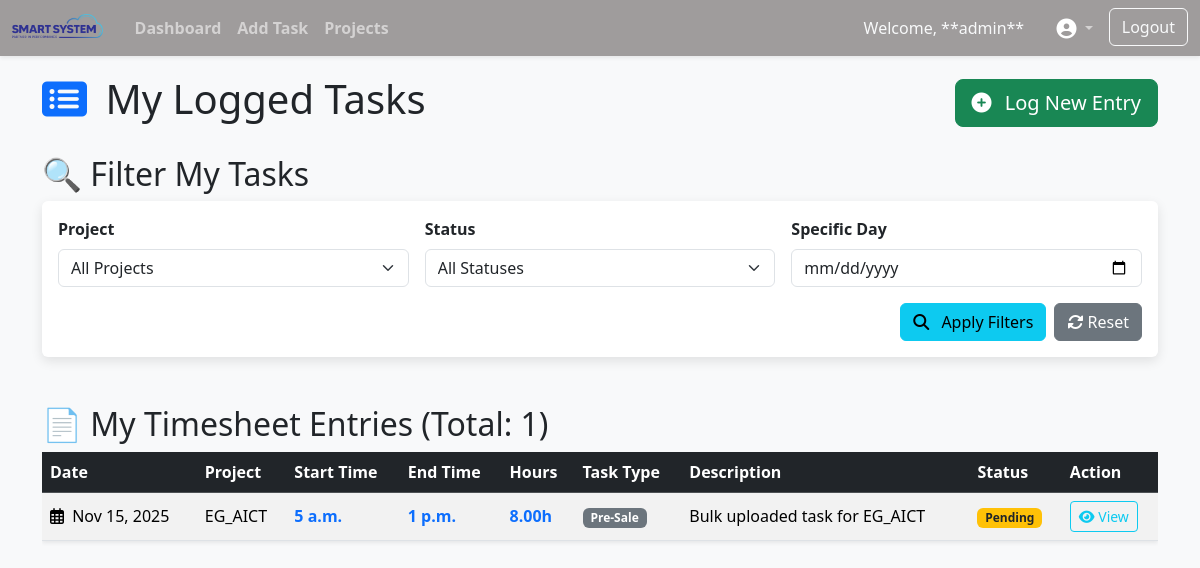
Screenshot of /timesheet_entries/66/ (signed in) with the database file from the repository.
### app/models.py (models this page shows, shortened)
class CustomUser(AbstractBaseUser, PermissionsMixin):
    ROLE_CHOICES = [
        ('admin', 'Administrator'),
        ('developer', 'Developer'),
        ('sales', 'Sales'),
        ('ceo', 'CEO '),
        ('project-manager', 'Project Manager'),
        ('leader', 'Leader'),
        ('top-manager', 'Top Manager'),
        ('delivery-manager', 'Delivery Manager'),
        ('engineer', 'Engineer'),
    ]
    username = models.CharField(max_length=150, unique=True)
    role = models.CharField(max_length=20, choices=ROLE_CHOICES)
    is_active = models.BooleanField(default=True)
    is_staff = models.BooleanField(default=False)
    full_name = models.CharField( max_length=220, default='User')
    team = models.ForeignKey(Team, on_delete=models.SET_NULL,
                              null=True, blank=True, related_name="employees")
    objects = CustomUserManager()
    date_joined = models.DateTimeField(auto_now_add=True)
    email = models.EmailField(null=True, blank=True)
    USERNAME_FIELD = 'username'
    REQUIRED_FIELDS = ['role']
    class Meta:
        ordering = ('-date_joined',)

class TimesheetEntry(models.Model):
    STATUS_CHOICES = [
        ('Inprogress', 'In Progress'),
        ('APPROVED', 'Approved'),
        ('REJECTED', 'Rejected'),
        ('COMPLETED', 'Completed'),
        ('DRAFT', 'Draft'),
    ]
    task_type = models.CharField(max_length=20,
        choices=(("Delivery","Delivery"), ("Pre-Sale", "Pre-Sale"), ("study", "Study / Training")), default="Delivery")
    user = models.ForeignKey(
        CustomUser,
        on_delete=models.CASCADE,
        related_name='timesheets',
        verbose_name="Assigned By/User"
    )
    project = models.ForeignKey(
        Project,
        on_delete=models.PROTECT,
        related_name='entries'
    )
    task_description = models.TextField()
    hours = models.DecimalField(
        max_digits=5,
        decimal_places=2,
        validators=[MinValueValidator(0.01)],
        help_text="Hours must be greater than zero."
    )
    work_date = models.DateField()
    status = models.CharField(
        max_length=10,
        choices=STATUS_CHOICES,
        default='Inprogress'
    )
    time_sheet = models.ForeignKey(Timesheet, on_delete=models.CASCADE,
                                    null=True, related_name='tasks')
    created_at = models.DateTimeField(auto_now_add=True)
    updated_at = models.DateTimeField(auto_now=True)
    is_scheduled = models.BooleanField(default=False)
    time_start = models.TimeField(null=True, blank=True)
    time_end = models.TimeField(null=True, blank=True)
    class Meta:
        ordering = ['-work_date', '-created_at']
        verbose_name = "Timesheet Entry"
        verbose_name_plural = "Timesheet Entries"

class Project(models.Model):
    name = models.CharField(max_length=150, unique=True)
    description = models.TextField(blank=True)
    is_active = models.BooleanField(default=True)
    is_public = models.BooleanField(default=False)
    created_by = models.ForeignKey(CustomUser, on_delete=models.PROTECT, null=True, blank=True)
    created_at = models.DateTimeField(auto_now_add=True)
    class Meta:
        ordering = ['name']
        verbose_name_plural = "Projects"

### app/views.py (the view)
# urls.py: path('timesheet_entries/<int:pk>/', views.timesheet_entries, name='timesheet_entries'),
@login_required
def timesheet_entries(request, pk):
    timesheet = models.Timesheet.objects.get(pk=pk)
    current_user = timesheet.user
    queryset = timesheet.tasks.filter(is_scheduled=False).select_related('project')
    filters = Q()
    project_pk = request.GET.get('project_pk')
    if project_pk:
        filters &= Q(project__pk=project_pk)
    status = request.GET.get('status')
    if status:
        filters &= Q(status=status)
    work_date_str = request.GET.get('work_date')
    if work_date_str:
        try:
            work_date = datetime.strptime(work_date_str, '%Y-%m-%d').date()
            filters &= Q(work_date=work_date)
        except ValueError:
            pass
    queryset = queryset.filter(filters).order_by('-work_date', '-created_at')
    user_projects = models.Project.objects.filter(
        entries__user=current_user
    ).distinct().order_by('name')
    paginator = Paginator(queryset, 20)
    page_number = request.GET.get('page', 1)
    try:
        page_obj = paginator.page(page_number)
    except PageNotAnInteger:
        page_obj = paginator.page(1)
    except EmptyPage:
        page_obj = paginator.page(paginator.num_pages)
    context = {
        'page_obj': page_obj,
        'user_projects': user_projects,
        'status_choices': models.TimesheetEntry.STATUS_CHOICES,
    }
    return render(request, 'mytime_sheets.html', context)

### templates/mytime_sheets.html (shortened to what this page needs)
{% extends 'base.html' %}
{% load static %}
{% block content %}
<div class="d-flex justify-content-between align-items-center mb-4 animate__animated animate__fadeInDown">
    <h1><i class="fas fa-list-alt me-2 text-primary"></i> My Logged Tasks</h1>
    <a href="{% url 'add_timesheet' %}" class="btn btn-success btn-lg">
        <i class="fas fa-plus-circle me-2"></i> Log New Entry
    </a>
</div>
<h2>🔍 Filter My Tasks</h2>
<div class="card shadow-sm mb-5 animate__animated animate__fadeIn">
    <div class="card-body">
        <form method="GET" class="row g-3">
            <div class="col-md-4 col-sm-6">
                <label for="filter_project" class="form-label fw-bold">Project</label>
                <select class="form-select" id="filter_project" name="project_pk">
                    <option value="">All Projects</option>
                </select>
            </div>
            <div class="col-md-4 col-sm-6">
                <label for="filter_status" class="form-label fw-bold">Status</label>
                <select class="form-select" id="filter_status" name="status">
                    <option value="">All Statuses</option>
                </select>
            </div>
            <div class="col-md-4 col-sm-6">
                <label for="filter_date" class="form-label fw-bold">Specific Day</label>
                <input type="date" class="form-control" id="filter_date" name="work_date" value="{{ request.GET.work_date }}">
            </div>
            <div class="col-12 d-flex align-items-end justify-content-end">
                <button type="submit" class="btn btn-info me-2"><i class="fas fa-search me-2"></i> Apply Filters</button>
                <a href="." class="btn btn-secondary"><i class="fas fa-sync-alt"></i> Reset</a>
            </div>
        </form>
    </div>
</div>
<h2>📄 My Timesheet Entries (Total: {{ page_obj.paginator.count }})</h2>
<div class="table-responsive animate__animated animate__fadeInUp">
    <table class="table table-hover table-striped shadow-sm align-middle">
        <thead class="table-dark">
            <tr>
                <th>Date</th>
                <th>Project</th>
                <th>Start Time</th>
                <th>End Time</th>
                <th>Hours</th>
                <th>Task Type</th>
                <th>Description</th>
                <th>Status</th>
                <th>Action</th>
            </tr>
        </thead>
        <tbody>
            {% for entry in page_obj.object_list %}
            <tr>
                <td><i class="far fa-calendar-alt me-1"></i> {{ entry.work_date|date:"M d, Y" }}</td>
                <td>{{ entry.project.name }}</td>
                 <td class="fw-bold text-primary">{{ entry.time_start }}</td>
                <td class="fw-bold text-primary">{{ entry.time_end }}</td>
                <td class="fw-bold text-primary">{{ entry.hours }}h</td>
                <td>
                    {% if entry.task_type == 'Delivery' %}
                        <span class="badge bg-primary">{{ entry.task_type }}</span>
                    {% else %}
                        <span class="badge bg-secondary">{{ entry.task_type }}</span>
                    {% endif %}
                </td>
                <td>{{ entry.task_description|truncatechars:50 }}</td>
                <td>
                    {% if entry.status == 'APPROVED' %}
                        <span class="badge bg-success">Approved</span>
                    {% elif entry.status == 'REJECTED' %}
                        <span class="badge bg-danger">Rejected</span>
                    {% elif entry.status == 'Inprogress' or entry.status == 'PENDING' %}
                        <span class="badge bg-warning text-dark">Pending</span>
                    {% else %}
                        <span class="badge bg-secondary">{{ entry.status|title }}</span>
                    {% endif %}
                </td>
                <td>
                    <button type="button" class="btn btn-sm btn-outline-info"
                            onclick="console.log('View entry detail for {{ entry.pk }}')">
                            <i class="fas fa-eye"></i> View
                    </button>
                </td>
            </tr>
            {% empty %}
            <tr>
                <td colspan="7" class="text-center text-muted py-4">You have not logged any tasks yet.</td>
            </tr>
            {% endfor %}
        </tbody>
    </table>
</div>
{% endblock %}

### templates/base.html (shortened to what this page needs)
{% load static %}
<!DOCTYPE html>
<html lang="en">
<head>
<link href="https://cdn.jsdelivr.net/npm/bootstrap@5.3.2/dist/css/bootstrap.min.css" rel="stylesheet">
<link rel="stylesheet" href="https://cdnjs.cloudflare.com/ajax/libs/font-awesome/6.5.1/css/all.min.css">
<link rel="stylesheet" href="{% static 'css/style.css' %}">
<link rel="stylesheet" href="https://cdnjs.cloudflare.com/ajax/libs/animate.css/4.1.1/animate.min.css"/>
</head>
<body>
<nav class="navbar navbar-expand-lg navbar-dark bg-primary shadow-sm fixed-top" style="z-index: 1030;">
<div class="container-fluid">
<a class="navbar-brand" href="{% url 'home' %}">
<img src="{% static 'img/Smart-System-Logo.webp' %}" alt="Logo" height="24" class="d-inline-block align-text-top me-2">
</a>
<div class="collapse navbar-collapse" id="navbarNav">
<ul style="font-weight: bolder;" class="navbar-nav me-auto mb-2 mb-lg-0">
<li class="nav-item"><a class="nav-link" href="{% url 'home' %}">Dashboard</a></li>
<li class="nav-item"><a class="nav-link" href="{%url 'add_timesheet' %}">Add Task</a></li>
<li class="nav-item"><a class="nav-link" href="{%url 'projects' %}">Projects</a></li>
</ul>
<ul class="navbar-nav mb-2 mb-lg-0">
<li class="nav-item d-flex align-items-center">
 <span class="navbar-text me-3 text-light">
Welcome, **{{ request.user.username }}**
 </span>
</li>
<li class="nav-item dropdown me-2">
<a class="nav-link dropdown-toggle" href="#" id="accountDropdown" role="button" data-bs-toggle="dropdown" aria-expanded="false">
<i class="fas fa-user-circle fa-lg text-white"></i>
</a>
</li>
<li class="nav-item">
<a href="{%url 'logout' %}" class="btn btn-outline-light">Logout</a>
</li>
</ul>
</div>
</div>
</nav>
<main class="container">
{% block content %}
{% endblock %}
</main>
</body>
</html>

### static/css/style.css (style rules this page uses)
:root { --primary-color: #9f9c9c; --secondary-color: #402fd61f; --background-color: #f8f9fa; --card-bg-color: #ffffff; --text-color: #212529; --shadow-color: rgba(0, 0, 0, 0.1); --bs-primary: var(--primary-color); --bs-bg-opacity: 1; }
body { background-color: var(--background-color); color: var(--text-color); transition: background-color 0.3s, color 0.3s; padding-top: 75px; }
.navbar-dark.bg-primary { background-color: var(--primary-color) !important; }
.card { background-color: var(--card-bg-color); color: var(--text-color); box-shadow: 0 4px 12px var(--shadow-color) !important; border: none; transition: background-color 0.3s, box-shadow 0.3s; }

### rows the page displays
CustomUser: user.username "admin"
TimesheetEntry: work_date "Nov 15, 2025", project.name "EG_AICT", time_start "5 a.m.", time_end "1 p.m.", hours "8.00", task_type "Pre-Sale", task_description "Bulk uploaded task for EG_AICT", status "Pending"

### other values shown
{{ page_obj.paginator.count }} "1"
